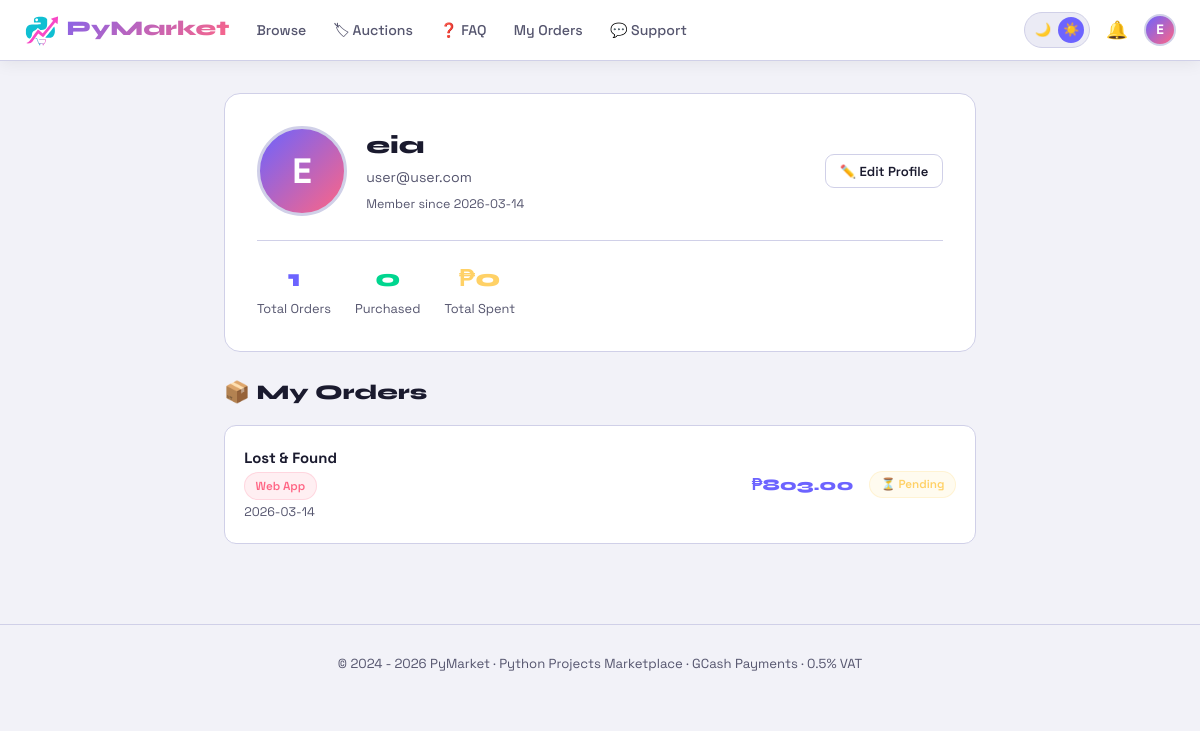
Screenshot of /profile (signed in) with the database file from the repository.
### tables this page shows
CREATE TABLE users (
                id INTEGER PRIMARY KEY AUTOINCREMENT,
                username TEXT UNIQUE NOT NULL,
                email TEXT UNIQUE NOT NULL,
                password TEXT NOT NULL,
                bio TEXT DEFAULT '',
                avatar TEXT DEFAULT '',
                is_admin INTEGER DEFAULT 0,
                created_at TEXT DEFAULT CURRENT_TIMESTAMP
            );

CREATE TABLE orders (
                id INTEGER PRIMARY KEY AUTOINCREMENT,
                order_ref TEXT UNIQUE NOT NULL,
                user_id INTEGER NOT NULL,
                project_id INTEGER NOT NULL,
                amount REAL NOT NULL,
                status TEXT DEFAULT "pending",
                gcash_ref TEXT,
                payment_screenshot TEXT,
                created_at TEXT DEFAULT CURRENT_TIMESTAMP,
                approved_at TEXT,
                FOREIGN KEY(user_id) REFERENCES users(id),
                FOREIGN KEY(project_id) REFERENCES projects(id)
            );

CREATE TABLE projects (
                id INTEGER PRIMARY KEY AUTOINCREMENT,
                title TEXT NOT NULL,
                description TEXT NOT NULL,
                price REAL NOT NULL,
                tech_stack TEXT,
                category TEXT,
                file_path TEXT,
                is_active INTEGER DEFAULT 1,
                created_at TEXT DEFAULT CURRENT_TIMESTAMP
            , original_price REAL, discount_percent REAL DEFAULT 0, view_count INTEGER DEFAULT 0);

### app.py (the view)
@app.route('/profile')
@login_required
def profile():
    db = get_db()
    user = db.execute("SELECT * FROM users WHERE id=?",
                      (session['user_id'],)).fetchone()
    orders = db.execute("""
        SELECT o.*, p.title, p.category FROM orders o
        JOIN projects p ON o.project_id=p.id
        WHERE o.user_id=? ORDER BY o.created_at DESC
    """, (session['user_id'],)).fetchall()
    total_spent = sum(o['amount'] for o in orders if o['status'] == 'approved')
    return render_template('profile.html', user=user, orders=orders, total_spent=total_spent)

### app.py (called while the page is built)
def get_db():
    if 'db' not in g:
        conn = sqlite3.connect(DB_PATH, timeout=20)
        conn.row_factory = sqlite3.Row
        conn.execute("PRAGMA journal_mode=WAL")
        g.db = conn
    return g.db

def login_required(f):
    @wraps(f)
    def decorated(*args, **kwargs):
        if 'user_id' not in session:
            flash('login_required')
            return redirect(url_for('login', next=request.url))
        return f(*args, **kwargs)
    return decorated

### templates/profile.html (shortened to what this page needs)
{% extends 'base.html' %}
{% block content %}
<div class="container" style="max-width:800px">
  <div style="background:var(--surface);border:1px solid var(--border);border-radius:16px;padding:2rem;margin-bottom:1.5rem">
    <div style="display:flex;align-items:center;gap:1.2rem;flex-wrap:wrap">
      <div class="profile-avatar">
        {% if user['avatar'] %}<img src="{{ url_for('serve_avatar',filename=user['avatar']) }}" alt="avatar">
        {% else %}{{ user['username'][0].upper() }}{% endif %}
      </div>
      <div style="flex:1;min-width:0">
        <div style="font-family:var(--display);font-size:1.5rem;font-weight:800">{{ user['username'] }}</div>
        <div style="color:var(--muted);font-size:.88rem">{{ user['email'] }}</div>
        <div style="color:var(--muted);font-size:.78rem;margin-top:.4rem">Member since {{ user['created_at'][:10] }}</div>
      </div>
      <a href="{{ url_for('profile_edit') }}" class="btn btn-outline btn-sm">✏️ Edit Profile</a>
    </div>
    <div style="display:flex;gap:1.5rem;margin-top:1.5rem;padding-top:1.2rem;border-top:1px solid var(--border);flex-wrap:wrap">
      <div style="text-align:center">
        <div style="font-family:var(--display);font-size:1.5rem;font-weight:800;color:var(--accent)">{{ orders|length }}</div>
        <div style="color:var(--muted);font-size:.8rem">Total Orders</div>
      </div>
      <div style="text-align:center">
        <div style="font-family:var(--display);font-size:1.5rem;font-weight:800;color:var(--green)">{{ orders|selectattr('status','equalto','approved')|list|length }}</div>
        <div style="color:var(--muted);font-size:.8rem">Purchased</div>
      </div>
      <div style="text-align:center">
        <div style="font-family:var(--display);font-size:1.5rem;font-weight:800;color:var(--yellow)">₱{{ "%.0f"|format(total_spent) }}</div>
        <div style="color:var(--muted);font-size:.8rem">Total Spent</div>
      </div>
    </div>
  </div>
  <h2 class="page-title" style="font-size:1.3rem;margin-bottom:1rem">📦 My Orders</h2>
  {% if orders %}
  <div style="display:flex;flex-direction:column;gap:.8rem">
    {% for o in orders %}
    <div style="background:var(--surface);border:1px solid var(--border);border-radius:12px;padding:1.2rem;display:flex;align-items:center;gap:1rem;flex-wrap:wrap">
      <div style="flex:1;min-width:140px">
        <div style="font-weight:700;font-size:.93rem">{{ o['title'] }}</div>
        {% if o['category'] %}<span class="badge badge-cat" style="margin-top:.2rem">{{ o['category'] }}</span>{% endif %}
        <div style="color:var(--muted);font-size:.78rem;margin-top:.2rem">{{ o['created_at'][:10] }}</div>
      </div>
      <div style="font-family:var(--display);font-weight:800;color:var(--accent)">₱{{ "%.2f"|format(o['amount']) }}</div>
      {% if o['status']=='approved' %}<span class="badge badge-green">✅ Approved</span>
      {% elif o['status']=='pending' %}<span class="badge badge-yellow">⏳ Pending</span>
      {% else %}<span class="badge badge-red">❌ Rejected</span>{% endif %}
    </div>
    {% endfor %}
  </div>
  {% else %}
  <div class="empty" style="padding:2rem"><div class="empty-icon">📦</div><a href="{{ url_for('index') }}" style="color:var(--accent)">Browse projects</a></div>
  {% endif %}
</div>
{% endblock %}

### templates/base.html (style rules this page uses)
[data-theme="light"] { --bg:#f2f2f8;--surface:#ffffff;--surface2:#ebebf5;--border:#d0d0e8;--text:#1a1a2e;--muted:#55556e;--shadow:rgba(0,0,0,.07);--card-shadow:rgba(108,99,255,.1) }
:root { --accent:#6c63ff;--accent2:#ff6584;--green:#00d68f;--yellow:#ffd166;--font:'Space Grotesk',sans-serif;--mono:'JetBrains Mono',monospace;--display:'Syne',sans-serif }
* { margin:0;padding:0;box-sizing:border-box }
html { scroll-behavior:smooth }
body { background:var(--bg);color:var(--text);font-family:var(--font);min-height:100vh;line-height:1.6;transition:background .25s,color .25s }
a { color:inherit;text-decoration:none }
.container { max-width:1280px;margin:0 auto;padding:2rem 1.5rem }
.page-title { font-family:var(--display);font-size:1.9rem;font-weight:800;margin-bottom:.4rem }
.badge { font-size:.73rem;font-weight:600;padding:.22rem .65rem;border-radius:99px;display:inline-block }
.badge-cat { background:rgba(255,101,132,.1);color:var(--accent2);border:1px solid rgba(255,101,132,.18) }
.badge-yellow { background:rgba(255,209,102,.1);color:var(--yellow);border:1px solid rgba(255,209,102,.2) }
.btn { display:inline-flex;align-items:center;justify-content:center;gap:.45rem;padding:.7rem 1.5rem;border-radius:9px;font-family:var(--font);font-size:.92rem;font-weight:600;cursor:pointer;border:none;transition:.2s;text-align:center }
.btn-outline { background:transparent;border:1px solid var(--border);color:var(--text) }
.btn-sm { padding:.35rem .85rem;font-size:.82rem }
.profile-avatar { width:90px;height:90px;border-radius:50%;background:linear-gradient(135deg,var(--accent),var(--accent2));display:flex;align-items:center;justify-content:center;font-size:2.2rem;font-weight:800;color:#fff;overflow:hidden;border:3px solid var(--border);flex-shrink:0 }

### rows the page displays
users: username "E", username "eia", email "user@user.com", created_at "2026-03-14"
orders: title "Lost & Found", category "Web App", created_at "2026-03-14", amount "803.00", status "⏳ Pending"

### other values shown
{{ session.username[0].upper() }} "E"
{{ orders|length }} "1"
{{ orders|selectattr('status','equalto','approved')|list|length }} "0"
{{ "%.0f"|format(total_spent) }} "0"
